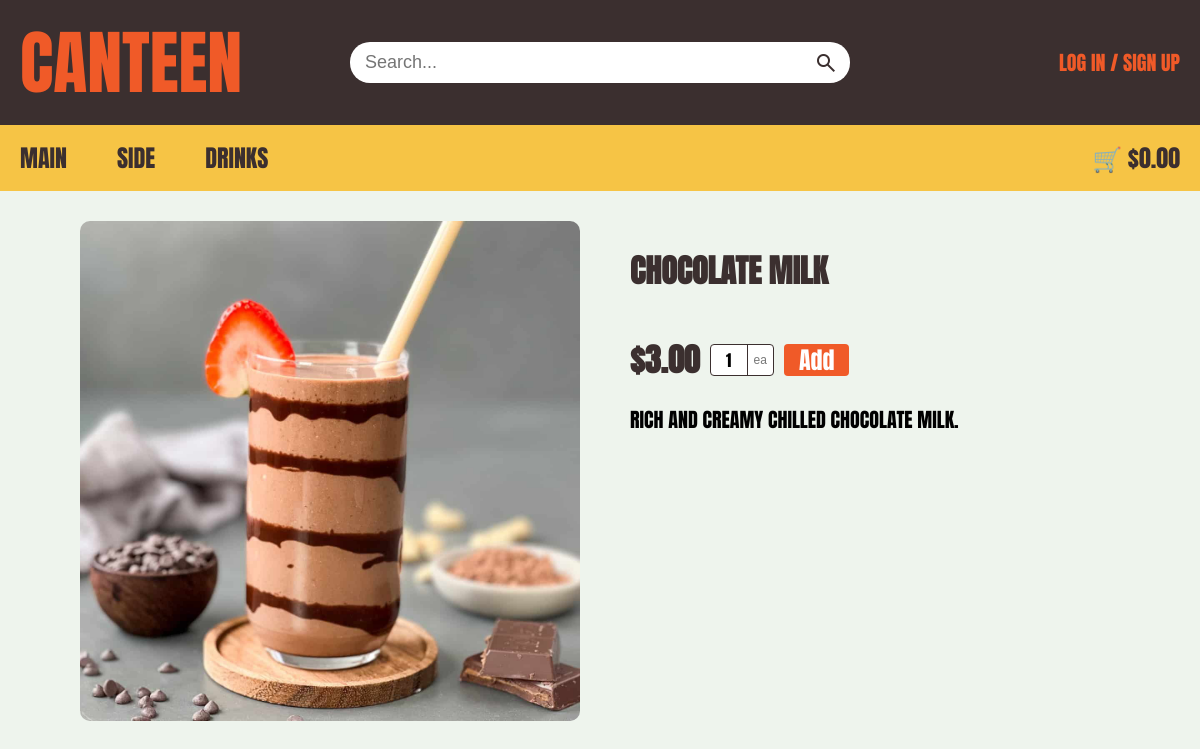
Page /112 on the committed database.
### tables this page shows
CREATE TABLE Menu (item_ID INTEGER PRIMARY KEY NOT NULL UNIQUE, item_name TEXT, item_type TEXT, is_available INTEGER, price NUMERIC (10, 2), item_photo TEXT, item_description TEXT);

### app.py (the view)
@app.route('/<int:item_id>')
def item(item_id):
    db = get_db()
    db.row_factory = sqlite3.Row
    cursor = db.cursor()
    sql = """SELECT item_name,
            item_ID,
            item_type,
            price,
            is_available,
            item_photo,
            item_description
          FROM Menu WHERE is_available = 1 AND item_ID = ?;"""
    cursor.execute(sql, (item_id,))
    result = cursor.fetchone()
    cursor.close()
    return render_template("item_display.html", item=result, total=get_trolley_total())

### app.py (called while the page is built, shortened)
def get_db():
    db = getattr(g, '_database', None)
    if db is None:
        db = g._database = sqlite3.connect(DATABASE)
    return db

@app.teardown_appcontext
def close_connection(_exception):
    db = getattr(g, '_database', None)
    if db is not None:
        db.close()

def get_trolley_total():
    if 'user_id' not in session:
        return 0.0

### templates/item_display.html (shortened to what this page needs)
<!DOCTYPE html>
<html lang="en">
  <head>
    <link rel="stylesheet" href="{{ url_for('static', filename='style.css') }}">
    <link rel="stylesheet" href="{{ url_for('static', filename='item_display.css') }}">
  </head>
  <body>
    <header>
      <div class="top-bar">
        <div class="container top-bar-content">
          <div class="top-left"><a href="{{ url_for('home') }}">CANTEEN</a></div>
          <form class="search-container" method="GET" action="{{ url_for('search') }}">
            <input type="text" placeholder="Search..." name="query" autocomplete="off">
            <button type="submit" class="search-btn">
              <span class="material-symbols-outlined">search</span>
            </button>
          </form>
          {% if session.get('user_id') %}
            <a class="top-right" onclick="OpenAccountmanage();return false;" id="accountpopup" href="#">Hi {{ session['first_name'] }}!</a>
            <div id="popup" class="popup">
              <div class="popup-content">
                <a href="{{ url_for('logout') }}">Logout</a>
              </div>
            </div>
          {% else %}
            <div class="top-right"><p><a href="{{ url_for('user_login') }}">Log in</a> / <a href="{{ url_for('signup') }}">Sign up</a></p></div>
          {% endif %}
        </div>
      </div>
      <nav class="bottom-nav">
        <div class="container nav-content">
          <div class="nav-links">
            <a href="{{ url_for('catergory', item_type='Main') }}">Main</a>
            <a href="{{ url_for('catergory', item_type='Side') }}">Side</a>
            <a href="{{ url_for('catergory', item_type='Drink') }}">Drinks</a>
          </div>
          <div class="cart">
            <a href="{{ url_for('trolley') }}" id="cart-total-link">🛒 ${{ "%.2f"|format(total) }}</a>
          </div>
        </div>
      </nav>
    </header>
    <div class="bodyArrangement">
      <img src="{{ url_for('static', filename='images/' + item.item_photo) }}" alt="{{ item.item_name }}">
      <div class="price_and_information">
        <h1>{{ item.item_name }}</h1>
        <div class="price_quantity">
          <span class="price">${{ "%.2f"|format(item.price) }}</span>
          {% if item.is_available %}
            <div class="qty-container">
              <input type="number"
                id="qty-{{ item.item_ID }}"
                class="qty-input"
                value="1"
                min="1"
                max="10"
                step="1"
                onkeydown="return event.key !== 'e' && event.key !== 'E' && event.key !== '-' && event.key !== '+' && event.key !== '.'"
              >
              <span class="qty-unit">ea</span>
            </div>
            <button type="button"
                    data-item-id="{{ item.item_ID }}"
                    data-item-amount="qty-{{ item.item_ID }}"
                    onclick="addItemToTrolley(this.dataset.itemId, document.getElementById(this.dataset.itemAmount).value)"
                    class="add-btn">
              Add
            </button>
          {% else %}
            <span class="out-of-stock">Out of Stock</span>
          {% endif %}
        </div>
        <div class="itemDescription">
          <p>
            {{ item.item_description }}
          </p>
        </div>
      </div>
    </div>
  </body>
</html>

### static/style.css (style rules this page uses)
* { margin: 0; padding: 0; box-sizing: border-box; }
body { margin: 0; padding: 0; overflow-x: hidden; background-color: #f7f7f7; font-family: "Anton", sans-serif; text-transform: uppercase; }
.container { width: 100%; max-width: 1400px; margin-left: auto; margin-right: auto; padding-left: 20px; padding-right: 20px; }
.top-bar { background: #3b2f2f; width: 100%; padding: 10px 0; }
.top-bar-content { display: flex; justify-content: space-between; align-items: center; }
.top-left, .top-right { flex: 1; }
.top-left a { color: #f05a28; font-size: 70px; text-decoration: none; display: flex; }
.top-right { display: flex; justify-content: flex-end; align-items: center; color: #f05a28; font-size: 20px; }
.top-right a { color: #f05a28; font-size: 20px; text-decoration: none; }
.search-container { display: flex; align-items: center; flex-grow: 1; max-width: 500px; background: #ffffff; border-radius: 20px; overflow: hidden; margin: 0 20px; }
.search-container input { flex-grow: 1; border: none; padding: 10px 15px; outline: none; font-size: 18px; background: transparent; text-transform: none; -webkit-appearance: none; appearance: none; }
.search-btn { background: transparent; border: none; height: 100%; padding: 0 0 0 8px; display: flex; align-items: center; justify-content: center; cursor: pointer; outline: none; }
.material-symbols-outlined { margin: 0 12px 0 0; font-size: 24px !important; color: #3b2f2f; cursor: pointer; }
.bottom-nav { background-color: #f6c445; width: 100%; transition: top 0.3s; }
.nav-content { display: flex; justify-content: space-between; align-items: center; }
.nav-links { display: flex; gap: 10px; }
.nav-links a:first-child { padding-left: 0; }
.bottom-nav a { text-decoration: none; color: #3b2f2f; padding: 15px 20px; font-weight: 400; display: inline-block; font-size: 24px; }
.cart a { margin-left: auto; padding: 12px 0px 12px 20px; }
h1 { font-weight: 700; font-style: normal; text-align: left; margin: 25px 0 20px 0; color: #3b2f2f; }
.price { color: #3b2f2f; font-weight: bold; font-size: 23px; }
.qty-container { display: inline-flex; align-items: center; border: 1.5px solid #3b2f2f; border-radius: 4px; overflow: hidden; background-color: #fff; height: 32px; }
.qty-input { width: 36px; height: 100%; border: none; text-align: center; font-family: 'Anton', sans-serif; font-size: 16px; outline: none; background: transparent; }
.qty-input[type=number] { -webkit-appearance: textfield; -moz-appearance: textfield; appearance: textfield; }
.qty-unit { padding: 0 6px; border-left: 1.5px solid #3b2f2f; color: #777; font-size: 12px; font-family: sans-serif; text-transform: lowercase; user-select: none; display: flex; align-items: center; height: 100%; }
.add-btn { background-color: #f05a28; color: white; border: none; padding: 6px 12px; height: 32px; border-radius: 4px; cursor: pointer; font-family: 'Anton', sans-serif; font-size: 16px; display: flex; align-items: center; justify-content: center; }

### static/item_display.css (style rules this page uses)
body { margin: 0; padding: 0; overflow-x: hidden; background-color: #eef4ed; }
.bodyArrangement { padding: 30px 0px; margin: 0px 80px; display: flex; gap: 50px; }
img { flex: 2; height: auto; max-width: 500px; align-self: flex-start; border-radius: 10px; }
.price_and_information { flex: 3; display: flex; flex-direction: column; gap: 20px; }
.price_quantity { display: flex; align-items: center; gap: 10px; }
.price { font-size: 32px; }
.add-btn { font-size: 24px; padding: 5px 15px; }
p { font-size: 20px; }

### rows in the picture
Menu: item_photo (picture), item_name "CHOCOLATE MILK", price "3.00", item_description "RICH AND CREAMY CHILLED CHOCOLATE MILK."

### other values in the picture
{{ "%.2f"|format(total) }} "0.00"
